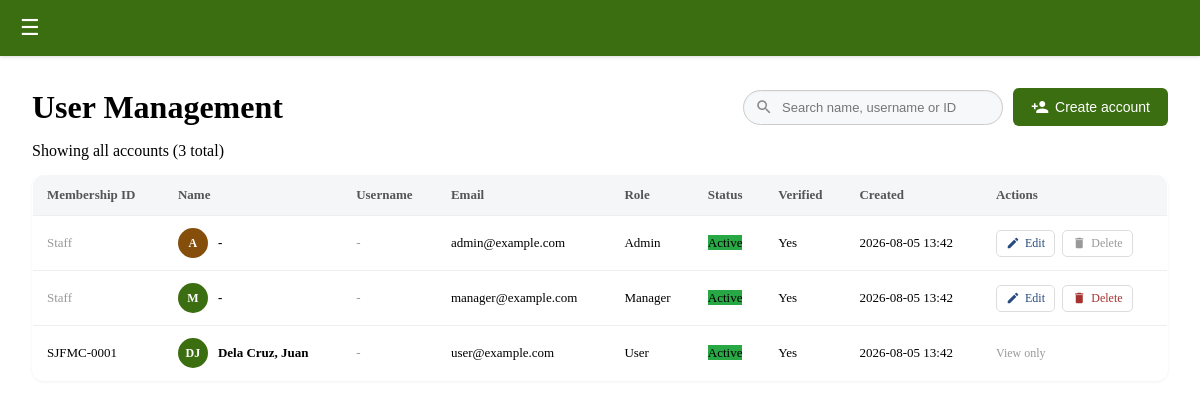
The page /app/admin/user-management/user-management.php (signed in) on the database its author committed.
### tables this page shows
CREATE TABLE users (
    id INT AUTO_INCREMENT PRIMARY KEY,
    member_id INT NULL UNIQUE,
    email VARCHAR(255) UNIQUE NOT NULL,
    password VARCHAR(255) NOT NULL,
    role ENUM('admin', 'manager', 'user') DEFAULT 'user',
    account_status ENUM('Active', 'Inactive') DEFAULT 'Active',

     
    is_verified TINYINT(1) DEFAULT 0,
    verification_token VARCHAR(64),
    email_verification_expires DATETIME NULL,

    created_at TIMESTAMP DEFAULT CURRENT_TIMESTAMP,
    updated_at TIMESTAMP DEFAULT CURRENT_TIMESTAMP ON UPDATE CURRENT_TIMESTAMP,

    FOREIGN KEY (member_id) REFERENCES members(id) ON DELETE SET NULL
);

CREATE TABLE members (
    id INT AUTO_INCREMENT PRIMARY KEY,
    membership_id VARCHAR(20) UNIQUE NOT NULL,
    last_name VARCHAR(100) NOT NULL,
    first_name VARCHAR(100) NOT NULL,
    middle_name VARCHAR(100) NULL,
    gender ENUM('Male', 'Female') NOT NULL,
    address VARCHAR(255) NOT NULL,
    contact_number VARCHAR(20) NOT NULL,
    membership_type ENUM('Regular', 'Associate') NOT NULL,
    date_joined DATE NOT NULL,

     
    farmer_type ENUM('Livestock', 'Crops', 'Both') NULL,
    livestock_details VARCHAR(255) NULL,
    crops_details VARCHAR(255) NULL,

    created_at TIMESTAMP DEFAULT CURRENT_TIMESTAMP,
    updated_at TIMESTAMP DEFAULT CURRENT_TIMESTAMP ON UPDATE CURRENT_TIMESTAMP
);

### app/admin/user-management/user-management.php (the view, shortened to what this page needs)
<?php
require_once '../../../config/config.php';
require_once '../../../config/functions.php';
$currentRole = $_SESSION['role'];
$currentUserId = $_SESSION['user_id'];
$pageTitle = 'User Management';
$umAvatarColors = ['#0C447C', '#3B6D11', '#712B13', '#534AB7', '#993556', '#854F0B'];
function umAvatarColor($seed, $colors) {
    $hash = crc32((string)$seed);
    return $colors[$hash % count($colors)];
}
function umInitials($name) {
    $parts = array_filter(array_map('trim', explode(',', $name)));
    $letters = array_map(function($p) { return mb_strtoupper(mb_substr($p, 0, 1)); }, $parts);
    return implode('', array_slice($letters, 0, 2));
}
$baseSelect = "SELECT u.id, u.username, u.email, u.role, u.account_status, u.is_verified, u.created_at,
                      m.membership_id, m.last_name, m.first_name, m.middle_name
               FROM users u
               LEFT JOIN members m ON u.member_id = m.id";
$stmt = $pdo->prepare("$baseSelect WHERE u.role IN ('admin', 'manager', 'user') ORDER BY
    CASE u.role
        WHEN 'admin' THEN 1
        WHEN 'manager' THEN 2
        WHEN 'user' THEN 3
    END, u.created_at DESC");
$stmt->execute();
$users = $stmt->fetchAll(PDO::FETCH_ASSOC);
renderHeader($pageTitle);
?>
<div class="um-header">
    <h1><?php echo htmlspecialchars($pageTitle); ?></h1>
    <div class="um-header-actions">
        <div id="um-search-wrap">
            <input type="text" id="umSearchInput" placeholder="Search name, username or ID" autocomplete="off">
        </div>
        <button type="button" id="openCreateBtn" onclick="openCreateModal()">
            <span class="material-icons" style="font-size: 18px;">person_add</span>
            Create account
        </button>
    </div>
</div>
<div class="um-toolbar">
    <p>Showing all accounts (<span id="umVisibleCount"><?php echo count($users); ?></span> total)</p>
</div>
<table id="umTable">
    <thead>
        <tr>
            <th>Membership ID</th>
            <th>Name</th>
            <th>Username</th>
            <th>Email</th>
            <th>Role</th>
            <th>Status</th>
            <th>Verified</th>
            <th>Created</th>
            <th>Actions</th>
        </tr>
    </thead>
    <tbody>
        <?php foreach ($users as $user): ?>
        <?php
            $rowName = $user['last_name'] ? ($user['last_name'] . ', ' . $user['first_name']) : '-';
            $rowUsername = $user['username'] ?? '';
            $rowSearchText = strtolower($rowName . ' ' . $user['membership_id'] . ' ' . $rowUsername . ' ' . $user['email']);
            $canEditThisUser = canEditUser($currentRole, $currentUserId, $user['role'], $user['id']);
            $canChangeThisUserRole = canChangeRole($currentRole, $currentUserId, $user['id']);
            $canDeleteThisUser = canDeleteUser($currentRole, $currentUserId, $user['role'], $user['id']);
        ?>
        <tr data-search="<?php echo htmlspecialchars($rowSearchText); ?>">
            <td><?php echo $user['membership_id'] ? htmlspecialchars($user['membership_id']) : '<span style="color:#999;">Staff</span>'; ?></td>
            <td>
                <div style="display: flex; align-items: center; gap: 10px;">
                    <div style="width: 30px; height: 30px; border-radius: 50%; display: flex; align-items: center; justify-content: center; font-size: 12px; font-weight: 600; color: #fff; flex-shrink: 0; background: <?php echo umAvatarColor($user['id'], $umAvatarColors); ?>;">
                        <?php echo htmlspecialchars(umInitials($rowName !== '-' ? $rowName : $user['email'])); ?>
                    </div>
                    <p style="margin: 0; font-weight: 600;"><?php echo htmlspecialchars($rowName); ?></p>
                </div>
            </td>
            <td><?php echo $rowUsername !== '' ? htmlspecialchars($rowUsername) : '<span style="color:#999;">-</span>'; ?></td>
            <td><?php echo htmlspecialchars($user['email']); ?></td>
            <td>
                <span class="badge badge-<?php echo $user['role']; ?>">
                    <?php echo ucfirst($user['role']); ?>
                </span>
            </td>
            <td>
                <span class="badge" style="background: <?php echo $user['account_status'] === 'Active' ? '#28a745' : '#6c757d'; ?>;">
                    <?php echo htmlspecialchars($user['account_status']); ?>
                </span>
            </td>
            <td>
                <span class="badge badge-<?php echo $user['is_verified'] ? 'verified' : 'unverified'; ?>">
                    <?php echo $user['is_verified'] ? 'Yes' : 'No'; ?>
                </span>
            </td>
            <td><?php echo date('Y-m-d H:i', strtotime($user['created_at'])); ?></td>
            <td style="white-space: nowrap;">
                <?php if ($canEditThisUser): ?>
                    <a href="#"
                         onclick="openEditUserModal(<?php echo $user['id']; ?>, <?php echo htmlspecialchars(json_encode($rowUsername), ENT_QUOTES); ?>, <?php echo htmlspecialchars(json_encode($user['email']), ENT_QUOTES); ?>, <?php echo htmlspecialchars(json_encode($user['role']), ENT_QUOTES); ?>, <?php echo htmlspecialchars(json_encode($user['account_status']), ENT_QUOTES); ?>, <?php echo $canChangeThisUserRole ? 'true' : 'false'; ?>); return false;"
                         style="display:inline-flex !important; align-items:center !important; gap:5px !important; padding:5px 9px !important; font-size:12px !important; border-radius:5px !important; background:#fff !important; border:1px solid #ddd !important; color:#274b81 !important; text-decoration:none !important; margin-right:4px !important; cursor:pointer;">
                        <span class="material-icons" style="font-size:14px !important;">edit</span>Edit
                    </a>
                <?php endif; ?>
                <?php if ($canDeleteThisUser): ?>
                    <a href="#"
                         onclick="openDeleteUserModal(<?php echo $user['id']; ?>, <?php echo htmlspecialchars(json_encode($rowUsername !== '' ? $rowUsername : $user['email']), ENT_QUOTES); ?>, <?php echo htmlspecialchars(json_encode($user['email']), ENT_QUOTES); ?>, <?php echo htmlspecialchars(json_encode($user['role']), ENT_QUOTES); ?>); return false;"
                         style="display:inline-flex !important; align-items:center !important; gap:5px !important; padding:5px 9px !important; font-size:12px !important; border-radius:5px !important; background:#fff !important; border:1px solid #ddd !important; color:#a6322f !important; text-decoration:none !important; cursor:pointer;">
                        <span class="material-icons" style="font-size:14px !important;">delete</span>Delete
                    </a>
                <?php elseif ($user['id'] == $currentUserId): ?>
                    <span title="You cannot delete your own account"
                          style="display:inline-flex !important; align-items:center !important; gap:5px !important; padding:5px 9px !important; font-size:12px !important; border-radius:5px !important; background:#fff !important; border:1px solid #ddd !important; color:#999 !important;">
                        <span class="material-icons" style="font-size:14px !important;">delete</span>Delete
                    </span>
                <?php endif; ?>
                <?php if ($user['role'] === 'user'): ?>
                    <span style="color:#999; font-size:12px;">View only</span>
                <?php endif; ?>
            </td>
        </tr>
        <?php endforeach; ?>
    </tbody>
</table>
<?php renderFooter(); ?>

### config/functions.php (shortened to what this page needs)
<?php
function canEditUser($currentRole, $currentUserId, $targetRole, $targetUserId) {
    if ($targetUserId == $currentUserId) {
        return true;
    }
    if ($currentRole === 'admin') {
        return in_array($targetRole, ['admin', 'manager']);
    }
    return false;
}
function canDeleteUser($currentRole, $currentUserId, $targetRole, $targetUserId) {
    if ($targetUserId == $currentUserId) {
        return false;
    }
    if ($currentRole === 'admin') {
        return in_array($targetRole, ['admin', 'manager']);
    }
    return false;
}
function canChangeRole($currentRole, $currentUserId, $targetUserId) {
    if ($targetUserId == $currentUserId) {
        return false;
    }
    return $currentRole === 'admin';
}
function renderHeader($title) {
    $currentRole = $_SESSION['role'] ?? 'guest';
    $isLoggedIn = isset($_SESSION['user_id']);
    ?>
    <!DOCTYPE html>
    <html lang="en">
    <head>
        <link rel="stylesheet" href="<?php echo BASE_URL; ?>/assets/css/style.css">
    </head>
    <body>
        <?php if ($isLoggedIn): ?>
            <div class="box">
                <div class="app-bar" id="appBar">
                    <div class="toolbar">
                        <button class="icon-button" id="openBtn" aria-label="open drawer">&#9776;</button>
                    </div>
                </div>
                <div class="main" id="main">
                    <div class="drawer-header-spacer"></div>
                    <div class="container">
        <?php else: ?>
            <div class="auth-wrapper">
                <div class="auth-box">
        <?php endif; ?>
    <?php
}
function renderFooter() {
    $isLoggedIn = isset($_SESSION['user_id']);
    ?>
        <?php if ($isLoggedIn): ?>
                </div>
            </div>
            </div>
        <?php else: ?>
                </div>
            </div>
        <?php endif; ?>
    </body>
    </html>
    <?php
}
?>

### app/admin/user-management/user-management.php (style rules this page uses)
.um-header { display: flex; justify-content: space-between; align-items: center; gap: 12px; margin-bottom: 16px; flex-wrap: wrap; }
.um-header h1 { margin: 0; }
.um-header-actions { display: flex; gap: 10px; align-items: center; flex-wrap: wrap; }
#openCreateBtn { display: inline-flex !important; align-items: center !important; gap: 6px !important; width: auto !important; flex: none !important; background: #3B6D11 !important; color: #fff !important; border: none !important; padding: 10px 18px !important; border-radius: 6px !important; font-size: 14px !important; cursor: pointer; white-space: nowrap; }
.um-toolbar { margin-bottom: 14px; }
.um-toolbar p { margin: 0; }
#um-search-wrap { position: relative; width: 260px; max-width: 100%; flex: none; }
#umSearchInput { width: 100% !important; box-sizing: border-box !important; padding: 9px 14px 9px 38px !important; border-radius: 24px !important; border: 1px solid #ccc !important; background: #f7f8fa !important; font-size: 13px; box-shadow: inset 0 1px 2px rgba(0,0,0,0.04); transition: border-color 0.15s ease, box-shadow 0.15s ease; }
#umTable { width: 100%; border-collapse: collapse; border: 1px solid #e0e0e0; border-radius: 12px; overflow: hidden; box-shadow: 0 1px 3px rgba(0, 0, 0, 0.06); }
#umTable thead tr { background: #f5f6f8; text-align: left; }
#umTable th { padding: 12px 14px; font-size: 13px; color: #555; }
#umTable td { padding: 12px 14px; font-size: 13px; }
#umTable tbody tr { border-top: 1px solid #eee; }

### rows shown on the page
users: shows "Staff", email "A", rowName "-", email "admin@example.com", role "Admin", account_status "Active", is_verified "Yes", created_at "2026-08-05 13:42", shows "Delete"
users: shows "Staff", email "M", rowName "-", email "manager@example.com", role "Manager", account_status "Active", is_verified "Yes", created_at "2026-08-05 13:42"
users: member.membership_id "SJFMC-0001", member.first_name "DJ", member.first_name "Dela Cruz, Juan", email "user@example.com", role "User", account_status "Active", is_verified "Yes", created_at "2026-08-05 13:42", shows "View only"

### other values the page prints
$pageTitle "User Management"
count($users) "3"
